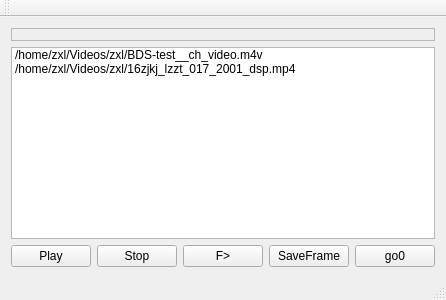
<?xml version="1.0" encoding="UTF-8"?>
<ui version="4.0">
 <class>MainWindow</class>
 <widget class="QMainWindow" name="MainWindow">
  <property name="geometry">
   <rect>
    <x>0</x>
    <y>0</y>
    <width>400</width>
    <height>300</height>
   </rect>
  </property>
  <property name="windowTitle">
   <string>MainWindow</string>
  </property>
  <widget class="QWidget" name="centralWidget">
   <layout class="QVBoxLayout" name="verticalLayout" stretch="1,0,0">
    <item>
     <widget class="QFrame" name="frame">
      <property name="frameShape">
       <enum>QFrame::StyledPanel</enum>
      </property>
      <property name="frameShadow">
       <enum>QFrame::Raised</enum>
      </property>
      <layout class="QVBoxLayout" name="verticalLayout_2">
       <property name="spacing">
        <number>0</number>
       </property>
       <property name="leftMargin">
        <number>0</number>
       </property>
       <property name="topMargin">
        <number>0</number>
       </property>
       <property name="rightMargin">
        <number>0</number>
       </property>
       <property name="bottomMargin">
        <number>0</number>
       </property>
      </layout>
     </widget>
    </item>
    <item>
     <widget class="QListWidget" name="listWidget">
      <property name="sizePolicy">
       <sizepolicy hsizetype="Expanding" vsizetype="Expanding">
        <horstretch>0</horstretch>
        <verstretch>0</verstretch>
       </sizepolicy>
      </property>
      <property name="minimumSize">
       <size>
        <width>0</width>
        <height>0</height>
       </size>
      </property>
      <property name="maximumSize">
       <size>
        <width>16777215</width>
        <height>200</height>
       </size>
      </property>
      <item>
       <property name="text">
        <string>/home/zxl/Videos/zxl/BDS-test__ch_video.m4v</string>
       </property>
      </item>
      <item>
       <property name="text">
        <string>/home/zxl/Videos/zxl/16zjkj_lzzt_017_2001_dsp.mp4</string>
       </property>
      </item>
     </widget>
    </item>
    <item>
     <layout class="QHBoxLayout" name="horizontalLayout">
      <item>
       <widget class="QPushButton" name="playBtn">
        <property name="text">
         <string>Play</string>
        </property>
        <property name="checkable">
         <bool>true</bool>
        </property>
       </widget>
      </item>
      <item>
       <widget class="QPushButton" name="stopBtn">
        <property name="text">
         <string>Stop</string>
        </property>
       </widget>
      </item>
      <item>
       <spacer name="horizontalSpacer">
        <property name="orientation">
         <enum>Qt::Horizontal</enum>
        </property>
        <property name="sizeHint" stdset="0">
         <size>
          <width>40</width>
          <height>20</height>
         </size>
        </property>
       </spacer>
      </item>
      <item>
       <widget class="QPushButton" name="nextFrameBtn">
        <property name="text">
         <string>F&gt;</string>
        </property>
       </widget>
      </item>
      <item>
       <widget class="QPushButton" name="saveFrameBtn">
        <property name="text">
         <string>SaveFrame</string>
        </property>
       </widget>
      </item>
      <item>
       <widget class="QPushButton" name="goBtn">
        <property name="text">
         <string>go0</string>
        </property>
       </widget>
      </item>
     </layout>
    </item>
   </layout>
  </widget>
  <widget class="QMenuBar" name="menuBar">
   <property name="geometry">
    <rect>
     <x>0</x>
     <y>0</y>
     <width>400</width>
     <height>22</height>
    </rect>
   </property>
  </widget>
  <widget class="QToolBar" name="mainToolBar">
   <attribute name="toolBarArea">
    <enum>TopToolBarArea</enum>
   </attribute>
   <attribute name="toolBarBreak">
    <bool>false</bool>
   </attribute>
  </widget>
  <widget class="QStatusBar" name="statusBar"/>
 </widget>
 <layoutdefault spacing="6" margin="11"/>
 <resources/>
 <connections/>
</ui>
